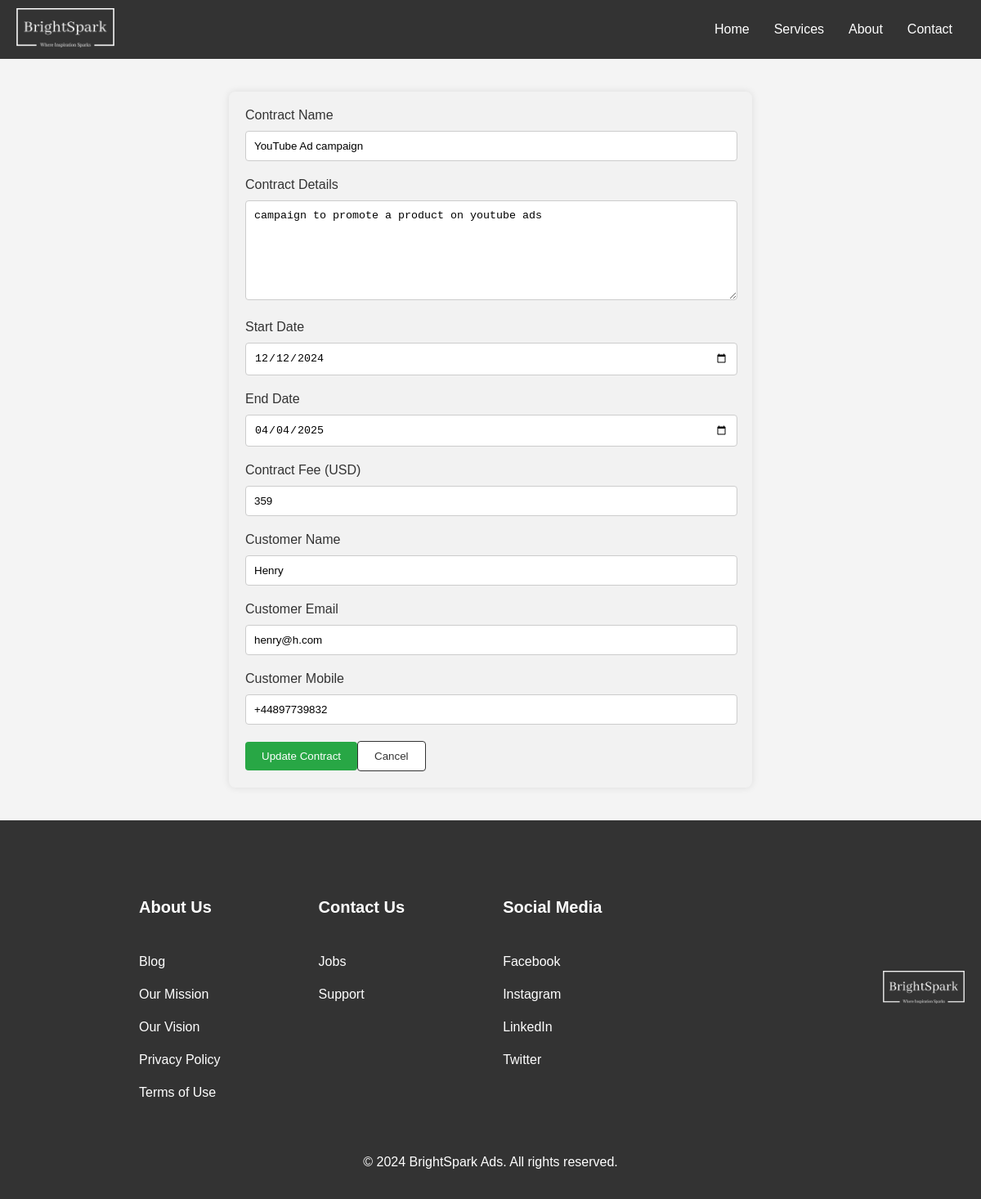
Page /AdminContracts/edit_contract.php?id=6 on the committed database.
### tables this page shows
CREATE TABLE `contracts` (
  `id` int(10) NOT NULL,
  `contract_name` varchar(255) NOT NULL,
  `contract_details` varchar(255) NOT NULL,
  `start_date` date NOT NULL,
  `end_date` date NOT NULL,
  `contract_fee` decimal(20,0) NOT NULL,
  `customer_name` varchar(255) NOT NULL,
  `customer_email` varchar(255) NOT NULL,
  `customer_mobile` varchar(20) NOT NULL
);

### AdminContracts/edit_contract.php (the view, shortened to what this page needs)
<!DOCTYPE html>
<html lang="en">
<head>
  <link rel="stylesheet" href="style_bigun.css">
</head>
<body>
  <nav class="navbar">
    <div class="logo">
      <img src="images_bigun/logo-new.png" alt="Logo" width="75px" height="auto" />
    </div>
    <ul class="nav-links">
      <ul class="nav-links">
        <li><a href="../AdminContracts/home.php">Home</a></li>
        <li><a href="../Kavindu/Publisherservices.html">Services</a></li>
        <li><a href="../Vishwa/AboutUs.html">About</a></li>
        <li><a href="../Vishwa/Contact Us.php">Contact</a></li>
      </ul>
  </nav>
  <section>
    <?php
    require_once './connection.php';
    if (isset($_GET['id'])) {
      $id = $_GET['id'];
      $sql = "SELECT * FROM contracts WHERE id='$id'";
      $result = $conn->query($sql);
      if ($result->num_rows > 0) {
        $row = $result->fetch_assoc();
        $contract_name = $row['contract_name'];
        $contract_details = $row['contract_details'];
        $start_date = $row['start_date'];
        $end_date = $row['end_date'];
        $contract_fee = $row['contract_fee'];
        $customer_name = $row['customer_name'];
        $customer_email = $row['customer_email'];
        $customer_mobile = $row['customer_mobile'];
        echo "<form action='edit_contract.inc.php' method='post'>";
        echo "<label for='contract_name'>Contract Name</label>";
        echo "<input type='text' name='contract_name' value='" . $contract_name . "'><br>";
        echo "<label for='contract_details'>Contract Details</label>";
        echo "<textarea name='contract_details'>" . $contract_details . "</textarea><br>";
        echo "<label for='start_date'>Start Date</label>";
        echo "<input type='date' name='start_date' value='" . $start_date . "'><br>";
        echo "<label for='end_date'>End Date</label>";
        echo "<input type='date' name='end_date' value='" . $end_date . "'><br>";
        echo "<label for='contract_fee'>Contract Fee (USD)</label>";
        echo "<input type='number' name='contract_fee' value='" . $contract_fee . "' step='0.01'><br>";
        echo "<label for='customer_name'>Customer Name</label>";
        echo "<input type='text' name='customer_name' value='" . $customer_name . "'><br>";
        echo "<label for='customer_email'>Customer Email</label>";
        echo "<input type='email' name='customer_email' value='" . $customer_email . "'><br>";
        echo "<label for='customer_mobile'>Customer Mobile</label>";
        echo "<input type='text' name='customer_mobile' value='" . $customer_mobile . "'><br>";
        echo "<button type='submit' class='btn green'>Update Contract</button>";
        echo "<button type='button' onclick='location.href=\"contract_list.php\"' class='btn back'>Cancel</button>";
        echo "</form>";
      } else {
        echo "No records found.";
      }
    }
    ?>
  </section>
  <footer class="footer">
    <div class="footer-content">
      <div class="footer-text">
        <div class="footer-text-content footer-1">
          <h4>About Us</h4>
          <a href="#">Blog</a>
          <a href="#">Our Mission</a>
          <a href="#">Our Vision</a>
          <a href="#">Privacy Policy</a>
          <a href="#">Terms of Use</a>
        </div>
        <div class="footer-text-content footer-2">
          <h4>Contact Us</h4>
          <a href="#">Jobs</a>
          <a href="#">Support</a>
        </div>
        <div class="footer-text-content footer-3 social-media">
          <h4>Social Media</h4>
          <a href="https://facebook.com">Facebook</a>
          <a href="https://instagram.com">Instagram</a>
          <a href="https://linkedin.com">LinkedIn</a>
          <a href="https://twitter.com">Twitter</a>
        </div>
      </div>
      <div class="footer-logo">
        <img src="images_bigun/logo-new.png" alt="Logo" width="75px" height="auto" />
      </div>
    </div>
    <div class="footer-bottom">
      <p>&copy; 2024 BrightSpark Ads. All rights reserved.</p>
    </div>
  </footer>
</body>
</html>

### AdminContracts/style_bigun.css (style rules this page uses)
body { font-family: Arial, sans-serif; margin: 0; background-color: #f4f4f4; }
section { padding: 20px; }
.navbar { display: flex; justify-content: space-between; align-items: center; background-color: #333; padding: 10px 20px; }
.logo img { width: 120px; }
.nav-links { display: flex; list-style-type: none; }
.nav-links li { margin: 0 15px; }
.nav-links a { color: white; text-decoration: none; }
form { max-width: 600px; margin: 20px auto; padding: 20px; background-color: #f2f2f2; border-radius: 8px; box-shadow: 0 0 10px rgba(0, 0, 0, 0.1); }
label { display: block; margin-bottom: 10px; color: #333; }
input[type="text"], input[type="email"], input[type="number"], input[type="date"], input[type="password"], textarea { width: calc(100% - 20px); padding: 10px; margin-bottom: 20px; border: 1px solid #ccc; border-radius: 4px; }
textarea { height: 100px; }
button.btn { display: inline-block; padding: 10px 20px; border: none; border-radius: 4px; cursor: pointer; }
button.green { background-color: #28a745; color: white; }
button.back { background-color: white; color: #333; border: 1px solid #333; }
footer { background-color: #333; color: white; padding: 20px 0; }
.footer-content { display: flex; justify-content: space-between; align-items: center; padding: 0 20px; }
.footer-text { display: flex; flex-direction: row; padding: 10px 90px; margin-right: 8rem; }
.footer-text h4 { font-size: 20px; }
.footer-text a { color: white; text-decoration: none; }
.footer-text-content { display: flex; flex-direction: column; margin: 30px 60px; line-height: 40px; }
.footer-logo img { width: 100px; }
.footer-bottom { text-align: center; margin-top: 10px; }

### rows in the picture
contracts: contract_name "YouTube Ad campaign", contract_details "campaign to promote a product on youtube ads", start_date "12/12/2024", end_date "04/04/2025", contract_fee "359", customer_name "Henry", customer_email "henry@h.com", customer_mobile "+44897739832"
